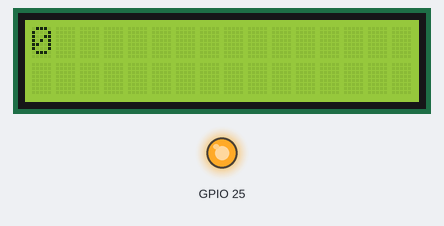
Simulated run of this sketch. Board: ESP32. Parts: 16×2 character LCD, output pins drawn as LEDs (lit = HIGH). What the sketch prints to the serial monitor is not drawn.

Above: at 5.6 s.
At 8.6 s:
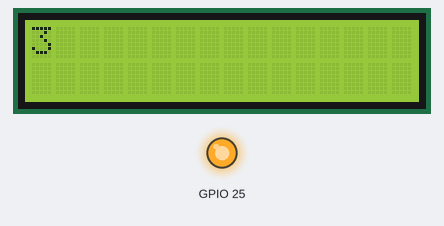
At 12.7 s:
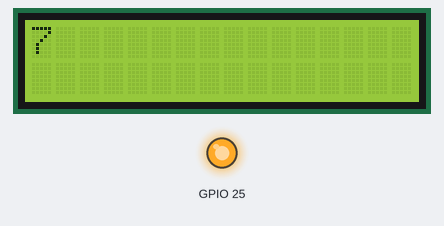
At 21.7 s:
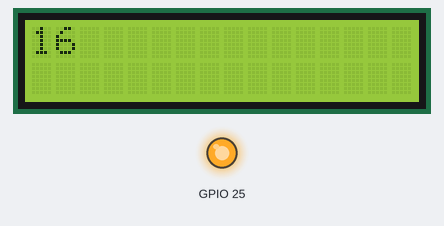
At 29.7 s:
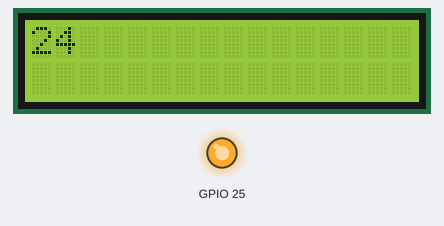
At 38.8 s:
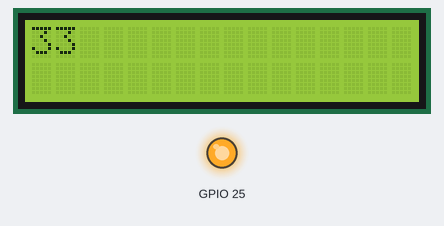

The sketch:

simple_lcd_display.ino
```cpp
// This code requires "LiquidCrystal I2C" library from Brabander
#include <LiquidCrystal_I2C.h>

const int externalLedPin = 5;   // GP5
const int buttonPin = 2;        // GP2
int number = 0;

// Adres I2C (0x27 lub 0x3F)
LiquidCrystal_I2C lcd(0x27, 16, 2);

void setup() {
  Serial.begin(115200);
  delay(5000);  // 5 sekund opóźnienia!

  // Enable build in LED
  pinMode(25, OUTPUT);
  digitalWrite(25, HIGH);

  Serial.println("Inicjalizacja LCD...");

  lcd.init();
  lcd.backlight();
  lcd.clear();                  // Wyczyść ekran
  delay(500);

  lcd.home();                   // Powrót do 0,0
  lcd.print("Hej"); // Cała pierwsza linia
  lcd.setCursor(0, 1);
  lcd.print("Testuje"); // Cała druga linia

  Serial.println("LCD gotowy!");
}

void loop()
{
  lcd.clear();                  // Wyczyść ekran
  lcd.print(number); // Cała druga linia
  number++;
  delay(1000);
}
```

Measured:
- what the display in image 0 shows lasts 1.0 s, from 5.6 s to 6.6 s
